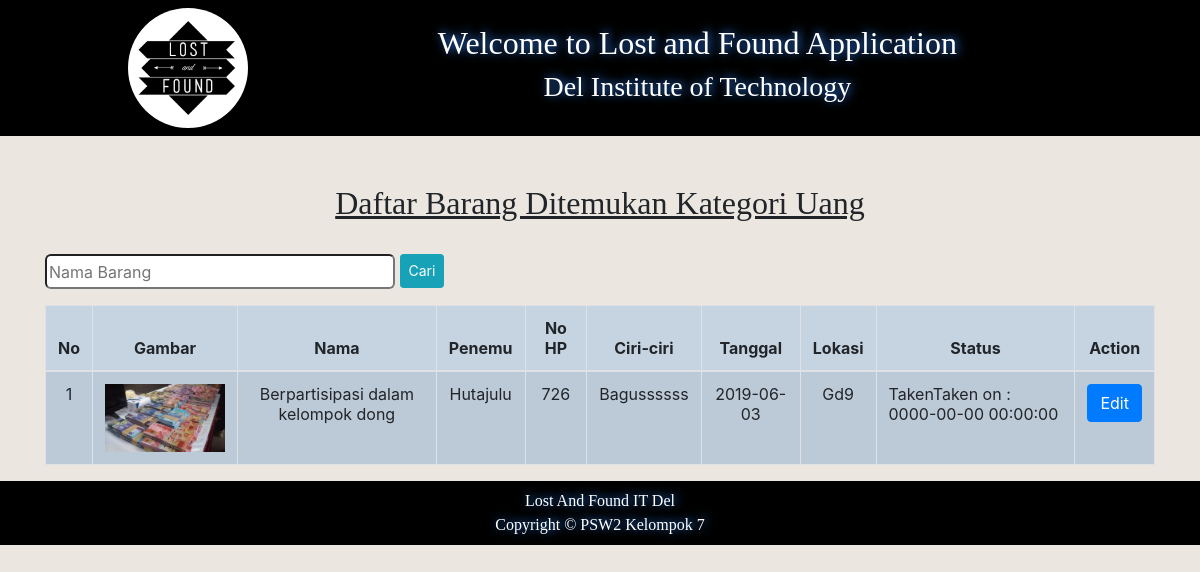
Screenshot of /daftarbarangUser/ditemukan/daftaruang.php with the database file from the repository.
### tables this page shows
CREATE TABLE `formditemukan` (
  `id` int(10) UNSIGNED NOT NULL,
  `gambarBarang` varchar(100) NOT NULL,
  `namaBarang` varchar(100) NOT NULL,
  `penemuBarang` varchar(100) NOT NULL,
  `noHp` int(20) NOT NULL,
  `ciriBarang` varchar(100) NOT NULL,
  `tanggalDitemukan` date NOT NULL,
  `lokasi` varchar(100) NOT NULL,
  `kategori` varchar(100) NOT NULL,
  `status` datetime NOT NULL
);

### daftarbarangUser/ditemukan/daftaruang.php (the view, shortened to what this page needs)
<html>
<head>
</head>
<link rel="stylesheet" href="../../css/bootstrap.css">
<link rel="stylesheet" href="../../css/bootstrap.min.css">
<body style="background-color: #ebe7e0;">
    <nav class="navbar" style="background-color: black">
    <div class="col-md-2">
        <img src="../../gambar/logo.jpg" width="120" height="120" class="rounded-circle d-inline-block align-top" alt="">
    </div>
    <div class="col-md-8">
        <center style="font-family:Castellar; color: white;"><h2 class="text4">Welcome to Lost and Found Application</h2>
        <h3 class="text4">Del Institute of Technology</h3>
        </center>
    </div>
    </nav>
</body>
</html>
<center>
    <h2 style="font-family:Bahnschrift Light Condensed;">
        <u>Daftar Barang Ditemukan Kategori Uang</u>
    </h2>
</center>
<?php
    include_once "../../config/config.php";
    $query = mysqli_query($data, "SELECT * FROM formditemukan ORDER BY id DESC");
    $hasil = [];
    while($satu = mysqli_fetch_assoc($query)){
        $hasil[] = $satu;
    }
?>
<div class="container">
<div>
    <form action="cariBarang.php" method="post">
        <input type="text" style="border-radius:6px; width: 350px; height:35px" name="barang" placeholder="Nama Barang">
        <input class="btn btn-info btn-sm" style="height:34px; margin-top: -6px;" type="submit" name="search" value="Cari" >
    </form>
</div>
<table class="table table-hover table-striped table-bordered" style="background-color:#c6d4e1">
    <thead>
        <tr>
        <th style = "text-align:center" scope="col">No</th>
        <th style = "text-align:center" scope="col">Gambar</th>
        <th style = "text-align:center" scope="col">Nama</th>
        <th style = "text-align:center" scope="col">Penemu</th>
        <th style = "text-align:center" scope="col">No HP</th>
        <th style = "text-align:center" scope="col">Ciri-ciri</th>
        <th style = "text-align:center" scope="col">Tanggal</th>
        <th style = "text-align:center" scope="col">Lokasi</th>
        <th style = "text-align:center" scope="col">Status</th>
        <th style = "text-align:center" scope="col">Action</th>
        </tr>
    </thead>
    <?php $no = 0; foreach($hasil as $baru) :
        if($baru['kategori'] == "Uang") :
            $no++;
    ?>
    <tr>
        <td style = "text-align:center"><?= $no; ?></td>
        <td style = "text-align:center"><img src="../../gambar/ditemukan/<?= $baru['gambarBarang']; ?>" alt=" " width="120px;"></td>
        <td style = "text-align:center"><?= $baru['namaBarang']; ?></td>
        <td style = "text-align:center"><?= $baru['penemuBarang']; ?></td>
        <td style = "text-align:center"><?= $baru['noHp']; ?></td>
        <td style = "text-align:center"><?= $baru['ciriBarang']; ?></td>
        <td style = "text-align:center"><?= $baru['tanggalDitemukan']; ?></td>
        <td style = "text-align:center"><?= $baru['lokasi']; ?></td>
        <td>
            <?php
                if($baru['status'] == 0){
                    echo "New";
                }else{
                    echo "Taken";
                    echo "Taken on : ".$baru['status'];
                }
            ?>
        </td>
        <td>
        <center>
                <a href="../../mahasiswa/form/editTemukan.php?id=<?= $baru['id']; ?>"><button class="btn btn-primary" name ="ambil">Edit</button></a>
            </center>
        </td>
    </tr>
<?php
    endif;
    endforeach;
?>
</table>
</div>
<html>
<head>
</head>
<body>
    <nav class="navbar" style="background-color: black">
        <div class="col-md-12 text4" style="font-family:Comic Sans MS; color: white;">
            <center>
                Lost And Found IT Del<br>
                Copyright &copy PSW2 Kelompok 7
            </center>
        </div>
    </nav>
</body>
</html>

### daftarbarangUser/ditemukan/daftaruang.php (style rules this page uses)
.text4 { text-shadow: 2px -1px 10px #3385ff; }

### rows the page displays
formditemukan: gambarBarang (picture), namaBarang "Berpartisipasi dalam kelompok dong", penemuBarang "Hutajulu", noHp "726", ciriBarang "Bagussssss", tanggalDitemukan "2019-06-03", lokasi "Gd9", status "0000-00-00 00:00:00"
